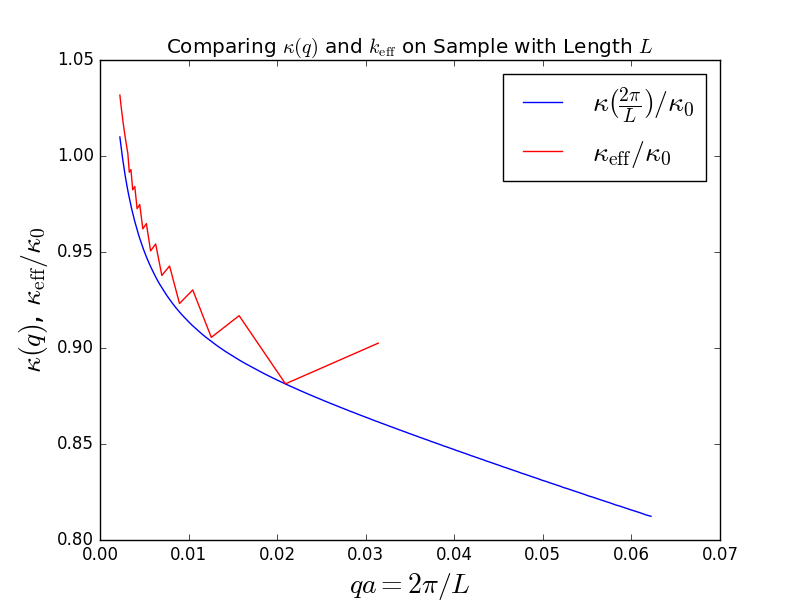

This figure's Python source:
import scipy as sp
import numpy as np
import matplotlib;
try:
   from PyQt4 import QtCore, QtGui
except:
   matplotlib.use("TkAgg")
import pylab as pl
import matplotlib.pyplot as plt
import scipy.optimize as optimization
import mpl_toolkits.mplot3d.axes3d as p3

datak=pl.loadtxt('./analysis/divergencefull/6by6.dat')
dataeff=pl.loadtxt('./analysis/kappa_eff/k_eff.dat')
xx1      =[2*sp.pi/line[0] for line in datak if line[0]> 100 and line[0]<2801]
kappaSet1=[line[1] for line in datak if line[0]> 100 and line[0]<2801]
xx2      =[2*sp.pi/line[0] for line in dataeff if line[0]> 100 and line[0]<2801]
kappaSet2=[line[1] for line in dataeff if line[0]> 100 and line[0]<2801]
plt.figure(1)
plt.title("$\mathbf{Argon}$: Comparing $\kappa(q)$ and $k_\mathrm{eff}$ on Sample with Length $L$")
plt.plot(xx1,kappaSet1, '-b', label="$\kappa(\\frac{2\pi}{L})/\kappa_0$")
plt.plot(xx2,kappaSet2, '-r', label="$\kappa_\\mathrm{eff}/\kappa_0$")
pl.xlabel('$qa = 2\pi/L$', fontsize=20)
pl.ylabel('$\kappa(q)$, $\kappa_\mathrm{eff}/\kappa_0$', fontsize=20)
plt.legend(loc='best', fontsize=20)
plt.savefig("keff.png")

plt.figure(2)
plt.title("$\mathbf{Argon}$: Comparing $\kappa(q)$ and $k_\mathrm{eff}$ on Sample with Length $L$")
resSet1 = [1/element for element in kappaSet1]
resSet2 = [1/element for element in kappaSet2]
plt.plot(xx1,resSet1, '-b', label="$\kappa_0/\kappa(\\frac{2\pi}{L})$")
plt.plot(xx2,resSet2, '-r', label="$\kappa_0/\kappa_\\mathrm{eff}$")
plt.legend(loc='best', fontsize=20)
pl.xlabel('$qa = 2\pi/L$', fontsize=20)
pl.ylabel('Resistance $\kappa_0/\kappa$', fontsize=20)
plt.savefig("resistance.png")
plt.show()
# print pointSet1 # DEBUG
# print data1[0,0]# DEBUG

print('finished \n')
